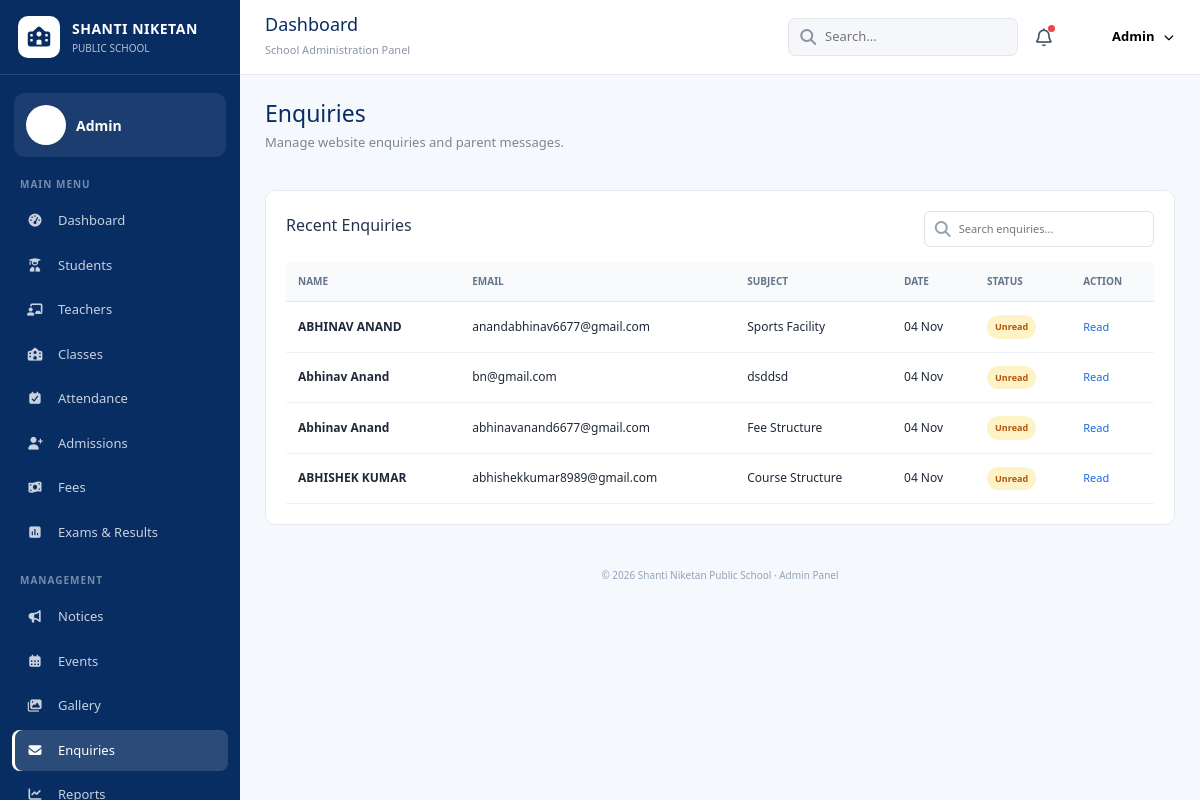
/adminEnquiries/, run on the app's committed database.
### students/models.py (models this page shows)
class enquiry(models.Model):
    name = models.CharField(max_length=20)
    email = models.CharField(max_length=30)
    subject = models.CharField(max_length=50)
    message = models.CharField(max_length=200)
    date = models.DateTimeField(auto_now_add = True, null=True, blank=True)

### students/views.py (the view)
# urls.py: path('adminEnquiries/', adminEnquiriesview, name = 'admin_enquiries_page')
def adminEnquiriesview(request):
    enquiries_data = enquiry.objects.all()
    return render(request, 'admin_Enquiries.html', {'enquiries_data': enquiries_data})

### students/templates/admin_Enquiries.html (shortened to what this page needs)
{% extends 'base2.html' %}
{% load static %}
{% block enq_active %}active{% endblock %}
{% block content %}
<section class="dashboard-section active-section" id="section-enquiries">
    <div class="section-top">
        <div>
            <h2>Enquiries</h2>
            <p>Manage website enquiries and parent messages.</p>
        </div>
    </div>
    <div class="panel table-panel">
        <div class="table-tools">
            <h3>Recent Enquiries</h3>
            <div class="table-search">
                <i class="fa-solid fa-search"></i>
                <input
                    class="local-search"
                    data-target="#enquiryTable"
                    placeholder="Search enquiries..."
                >
            </div>
        </div>
        <div class="table-responsive">
            <table class="admin-table" id="enquiryTable">
                <thead>
                    <tr>
                        <th>Name</th>
                        <th>Email</th>
                        <th>Subject</th>
                        <th>Date</th>
                        <th>Status</th>
                        <th>Action</th>
                    </tr>
                </thead>
                <tbody>
                    {% for e in enquiries_data %}
                    <tr>
                        <td>
                            <strong>{{ e.name }}</strong>
                        </td>
                        <td>{{ e.email }}</td>
                        <td>{{ e.subject }}</td>
                        <td>
                            {{ e.date|date:"d M" }}
                        </td>
                        <td>
                            <span class="badge-status pending">
                                Unread
                            </span>
                        </td>
                        <td>
                            <button type="button" class="row-btn">
                                Read
                            </button>
                        </td>
                    </tr>
                    {% empty %}
                    <tr>
                        <td colspan="6" class="text-center">
                            No enquiries found.
                        </td>
                    </tr>
                    {% endfor %}
                </tbody>
            </table>
        </div>
    </div>
</section>
{% endblock %}

### students/static/CSS/adminDashboard.css (style rules this page uses)
* { margin: 0; padding: 0; box-sizing: border-box; }
html { scroll-behavior: smooth; }
body { font-family: "Segoe UI", Arial, sans-serif; background: #f5f8fc; color: #1f2937; }
button, input, select { font-family: inherit; }
button { cursor: pointer; }
.dashboard-section { display: none; }
.dashboard-section.active-section { display: block; }
.welcome-row p, .section-top p { color: #7b8794; font-size: 13px; }
.panel { background: #fff; border: 1px solid #e7ebf0; border-radius: 10px; padding: 20px; }
.section-top { display: flex; justify-content: space-between; align-items: center; margin-bottom: 22px; }
.section-top h2 { color: #082d63; font-size: 23px; margin-bottom: 5px; }
.table-panel { margin-top: 20px; }
.table-responsive { overflow-x: auto; }
.admin-table { width: 100%; border-collapse: collapse; min-width: 650px; }
.admin-table th { background: #f8fafc; color: #64748b; font-size: 10px; text-transform: uppercase; padding: 12px; text-align: left; border-bottom: 1px solid #e5e7eb; }
.admin-table td { padding: 13px 12px; font-size: 12px; border-bottom: 1px solid #eef1f5; }
.badge-status { display: inline-block; padding: 5px 8px; border-radius: 20px; font-size: 9px; font-weight: 600; }
.badge-status.pending { color: #b45309; background: #fef3c7; }
.view-all, .row-btn { border: 0; background: transparent; color: #1769e0; font-size: 11px; }
.table-tools { display: flex; justify-content: space-between; align-items: center; margin-bottom: 15px; }
.table-tools h3 { font-size: 16px; color: #25344d; }
.table-search { width: 230px; height: 36px; display: flex; align-items: center; gap: 7px; border: 1px solid #dce3ec; border-radius: 6px; padding: 0 9px; }
.table-search i { color: #94a3b8; }
.table-search input { border: 0; outline: 0; width: 100%; font-size: 11px; }

### data on the page
enquiry: name "ABHINAV ANAND", email "anandabhinav6677@gmail.com", subject "Sports Facility", date "04 Nov"
enquiry: name "Abhinav Anand", email "bn@gmail.com", subject "dsddsd", date "04 Nov"
enquiry: name "Abhinav Anand", email "abhinavanand6677@gmail.com", subject "Fee Structure", date "04 Nov"
enquiry: name "ABHISHEK KUMAR", email "abhishekkumar8989@gmail.com", subject "Course Structure", date "04 Nov"
